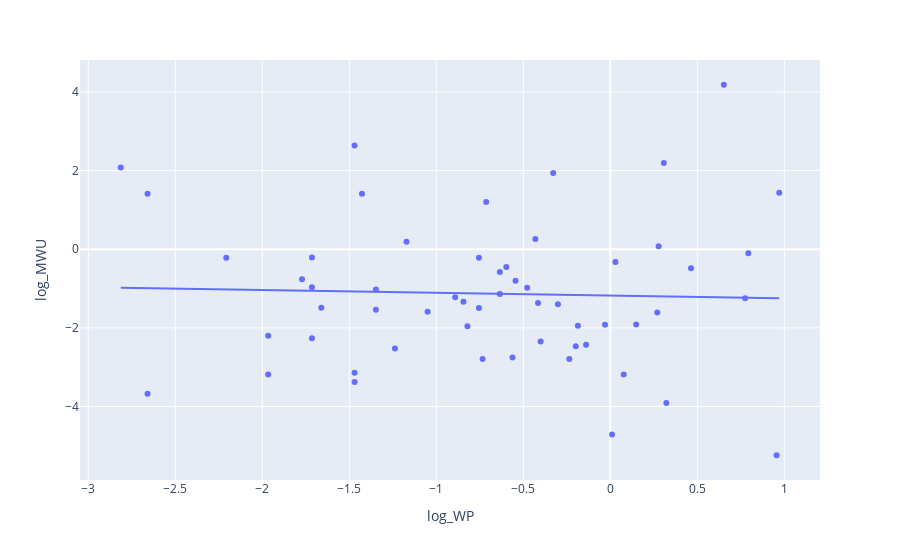

Notebook code for this chart:
### Code cell
px.scatter(df, x='log_WP', y='log_MWU', trendline='ols')
